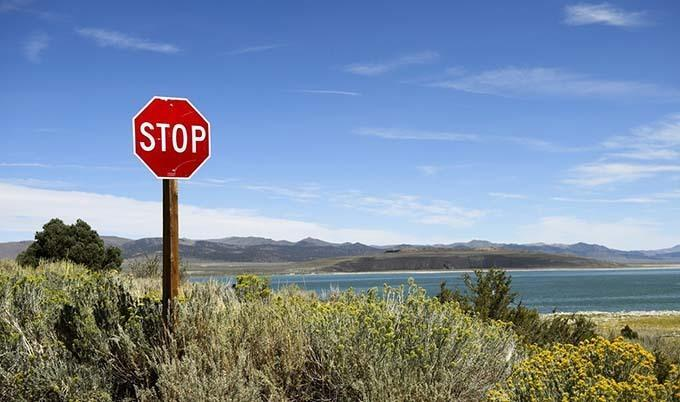
#> input picture 17.stopsign.jpg, 680 x 402 px
$ jupyter execute test.ipynb
#> lines starting #> are read from the running program, lines starting #| are printed output that depends on the picture
[cell 1]
import cv2
import matplotlib.pyplot as plt

# buka gambar menggunakan opencv
img = cv2.imread("17.stopsign.jpg")
#> img is the input picture: shape (402, 680, 3); mean B, G, R 158.9, 138.9, 122.2

# OpenCV membuka gambar menggunakan metode BRG (blue red green)
# namun kita ingin membuka dengan metoded RGB (red green blue)
# kita harus konversi dari BRG ke RGB
img_rgb = cv2.cvtColor(img, cv2.COLOR_BGR2RGB)

# kita juga membutuhkan gambar versi grayscale (hitam putih)
img_gray = cv2.cvtColor(img, cv2.COLOR_BGR2GRAY)
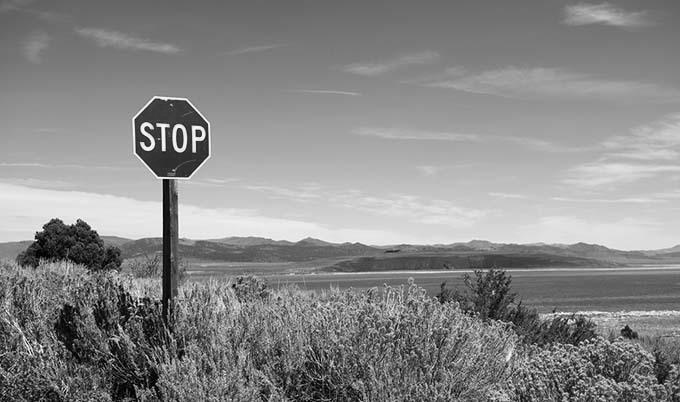
#> img_gray: shape (402, 680); min 0, max 254, mean 136.2

# menampilkan gambar menggunakan matplotlib
plt.subplot(1, 1, 1)
plt.imshow(img_rgb)
plt.show()

#### Buat Algoritma Deteksi Objek
# load model yang sudah dilatih untuk mendeteksi stop sign
# model berbentuk file xml
stop_data = cv2.CascadeClassifier('stop_data.xml')

# buat ukuran kotak minimum agar ukuran kotak yang terdeteksi tidak terlalu kecil
found = stop_data.detectMultiScale(img_gray,
                                   minSize=(5, 5))

# hitung jumlah objek yang ditemukan.
amount_found = len(found)

# jika objek tidak ditemukan maka tidak dilakukan apa-apa
if amount_found != 0:

    # jika objek yang ditemukan lebih dari satu, maka :
    for (x, y, width, height) in found:

        # kita gambar sebuah kotak hijau di objek yang ditemukan
        cv2.rectangle(img_rgb, (x, y),
                      (x + height, y + width),
                      (0, 255, 0), 5)

# tampilkan hasil citra menggunakan plt
plt.subplot(1, 1, 1)
plt.imshow(img_rgb)
plt.show()


$ run again, with image.jpg copied over 17.stopsign.jpg
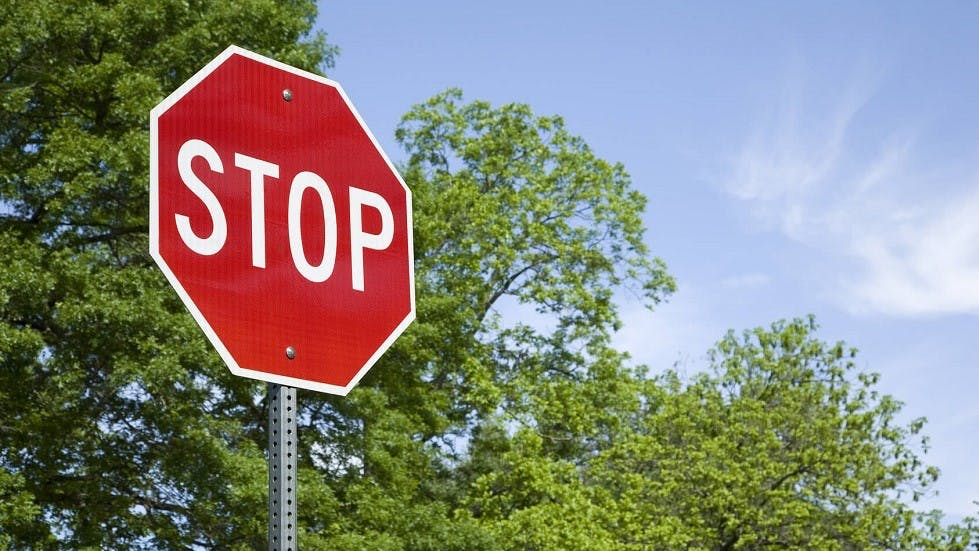
#> input picture image.jpg, 979 x 551 px
#> img is the input picture: shape (551, 979, 3); mean B, G, R 123.1, 133.3, 133.1
#> `img_gray = cv2.cvtColor(img, cv2.COLOR_BGR2GRAY)`:
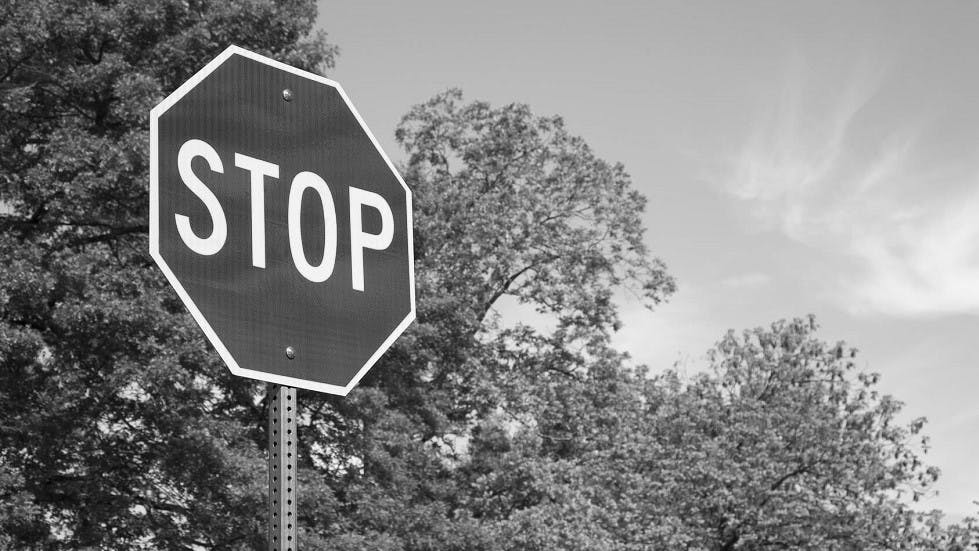
#> img_gray: shape (551, 979); min 0, max 255, mean 132
